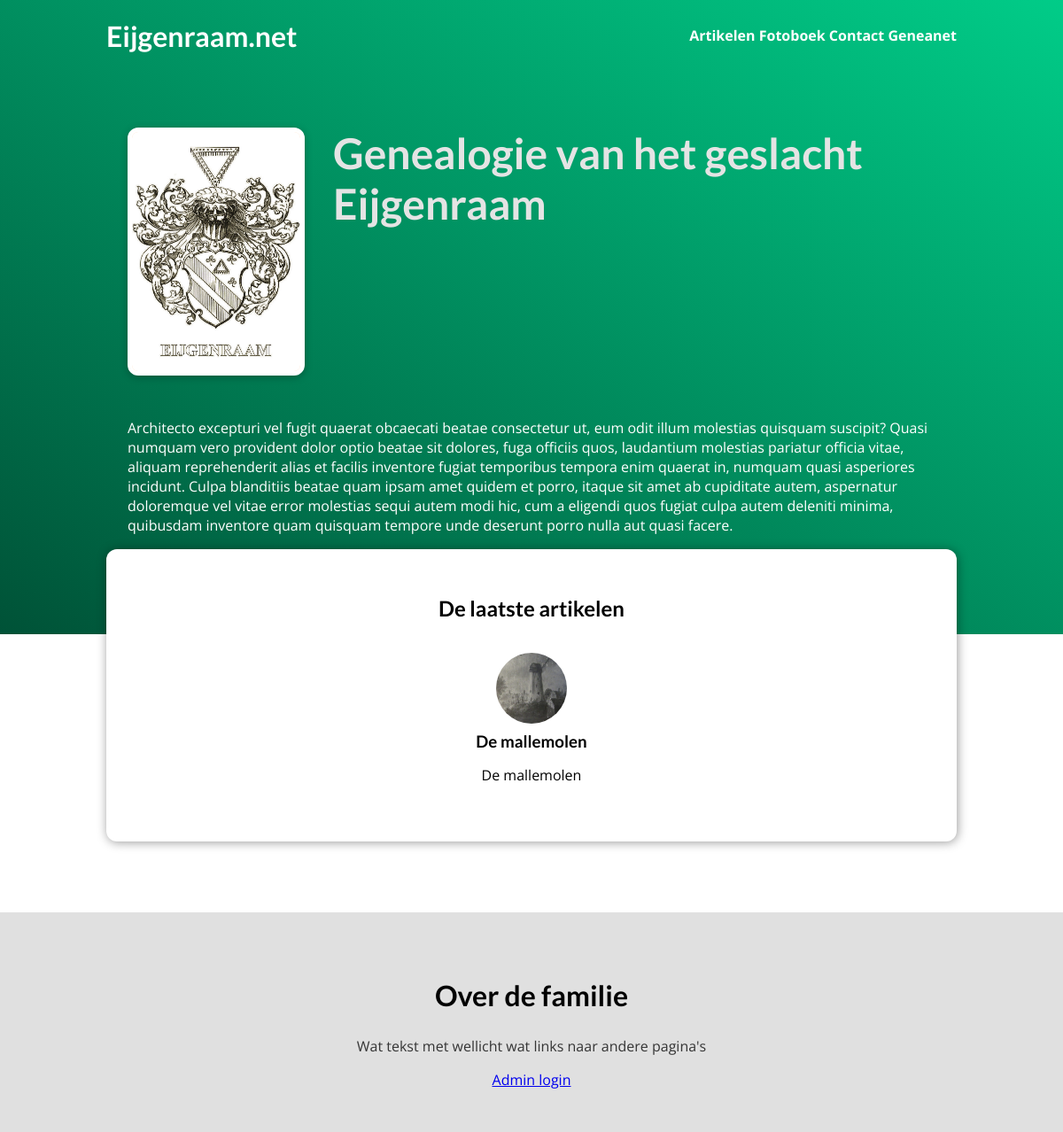
The app's page /, older data.
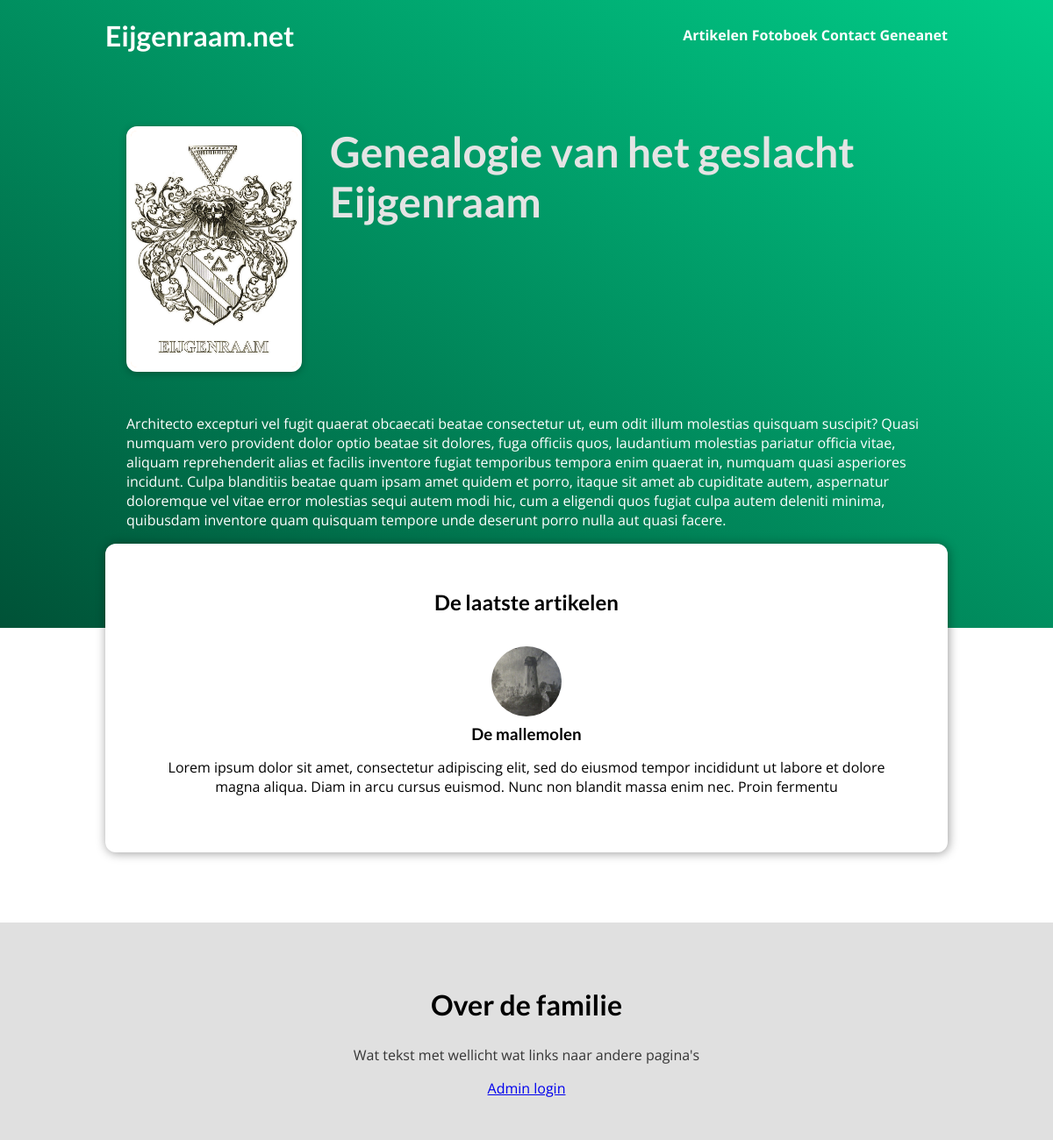
The same page, newer data.
### articles/models.py (models this page shows, shortened)
class Post(m.Model):
    title = m.CharField(max_length=64)
    slug = m.SlugField(default='', blank=True, null=False, db_index=True)
    header_image = m.ImageField(upload_to='headers/', null=True)
    date = m.DateField()
    author = m.ForeignKey(Author, on_delete=m.SET_NULL, null=True)
    excerpt = m.TextField(max_length=200)
    content = RichTextUploadingField(max_length=20000)
    def get_absolute_url(self):
        return reverse("post-page", args=[self.slug])
    '''
    def save(self, *args, **kwargs):
        self.slug = slugify(self.title)
        super().save(*args, **kwargs)
    '''

### articles/views.py (the view)
# urls.py: path('', views.MainPageView.as_view(), name='main-page'),
class MainPageView(ListView):
    template_name = 'articles/index.html'
    model = Post
    ordering = ['-date']
    context_object_name = 'latest_posts'
    def get_queryset(self):
        queryset = super().get_queryset()
        data = queryset[:3]
        return data

### articles/templates/articles/index.html (shortened to what this page needs)
{% extends "base.html" %}
{% load static %}
{% block css_files %}
    <link rel='stylesheet' href="{% static 'articles/post.css' %}">
    <link rel='stylesheet' href="{% static 'articles/index.css' %}">
{% endblock %}
{% block content %}
    <section id='welcome'>
        <header>
            <img src="{% static 'articles/images/wapen_eijgenraam_pentekening.jpg' %}" alt='Wapen van de familie Eijgenraam' />
            <h2>Genealogie van het geslacht Eijgenraam</h2>
        </header>
        <p>{% lorem 1 b random %}</p>
    </section>
    <section id='latest-posts'>
        <h2>De laatste artikelen</h2>
        <ul>
            {% for post in latest_posts %}
                {% include 'articles/includes/post.html' %}
            {% endfor %}
        </ul>
    </section>
    <section id='about'>
        <h2>Over de familie</h2>
        <p>Wat tekst met wellicht wat links naar andere pagina's</p>
        <a href='/admin'>Admin login</a>
    </section>
{% endblock %}

### articles/templates/articles/includes/post.html
{% load static %}
<li>
    <article class='post'>
        <a href="{{ post.get_absolute_url }}">
            <img src="{{ post.header_image.url }}" alt='{{ post.title }}' />
            <div class='post__content'>
                <h3>{{ post.title }}</h2>
                    <p>{{ post.excerpt }}</p>
            </div>
        </a>
    </article>
</li>

Row changes from the older to the newer data that the page shows:
changed Post "De mallemolen": excerpt "De mallemolen" → "Lorem ipsum dolor sit amet, consectetur adipiscing elit, sed do eiusmod tempor incididunt ut labore et dolore magna aliqua. Diam in arcu cursus euismod. Nunc non blandit massa enim nec. Proin fermentu"
